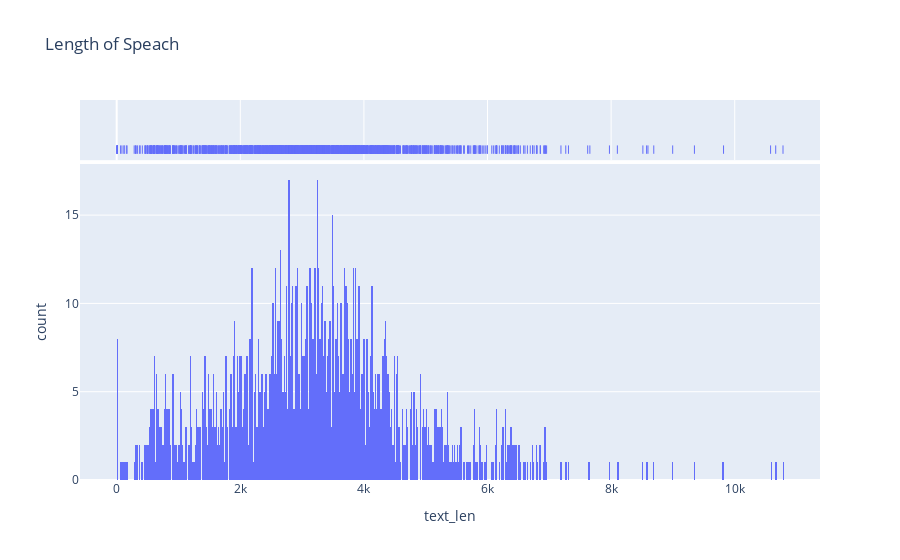

Source (notebook cell):
### Code cell
fig = px.histogram(df, x="text_len", marginal="rug",nbins=1000, hover_data=['speaker','title']
                  ,title="Length of Speach")
fig.show()

### Figure 1 — Plotly figure (JSON) as saved in the notebook; plotly's stock layout.template omitted (floating-point values rounded to 4 significant figures; data arrays with more than 128 entries replaced by an {"elided": "..."} marker saying what was removed)
{"data": [{"alignmentgroup": "True", "bingroup": "x", "hovertemplate": "text_len=%{x}<br>count=%{y}<extra></extra>", "legendgroup": "", "marker": {"color": "#636efa", "pattern": {"shape": ""}}, "name": "", "nbinsx": 1000, "offsetgroup": "", "orientation": "v", "showlegend": false, "type": "histogram", "x": {"elided": "1456 int values"}, "xaxis": "x", "yaxis": "y"}, {"alignmentgroup": "True", "boxpoints": "all", "customdata": {"elided": "1456x2 str values"}, "fillcolor": "rgba(255,255,255,0)", "hoveron": "points", "hovertemplate": "text_len=%{x}<br>speaker=%{customdata[0]}<br>title=%{customdata[1]}<extra></extra>", "jitter": 0, "legendgroup": "", "line": {"color": "rgba(255,255,255,0)"}, "marker": {"color": "#636efa", "symbol": "line-ns-open"}, "name": "", "offsetgroup": "", "showlegend": false, "type": "box", "x": {"elided": "1456 int values"}, "xaxis": "x2", "yaxis": "y2"}], "layout": {"autosize": true, "barmode": "relative", "legend": {"tracegroupgap": 0}, "title": {"text": "Length of Speach"}, "xaxis": {"anchor": "y", "autorange": true, "domain": [0, 1], "range": [-593.7, 11380.0], "title": {"text": "text_len"}, "type": "linear"}, "xaxis2": {"anchor": "y2", "autorange": true, "domain": [0, 1], "matches": "x", "range": [-593.7, 11380.0], "showgrid": true, "showticklabels": false, "type": "linear"}, "yaxis": {"anchor": "x", "autorange": true, "domain": [0, 0.8316], "range": [0, 17.89], "title": {"text": "count"}}, "yaxis2": {"anchor": "x2", "autorange": true, "domain": [0.8416, 1], "matches": "y2", "range": [-0.6176, 0.5], "showgrid": false, "showline": false, "showticklabels": false, "ticks": "", "type": "category"}}}
